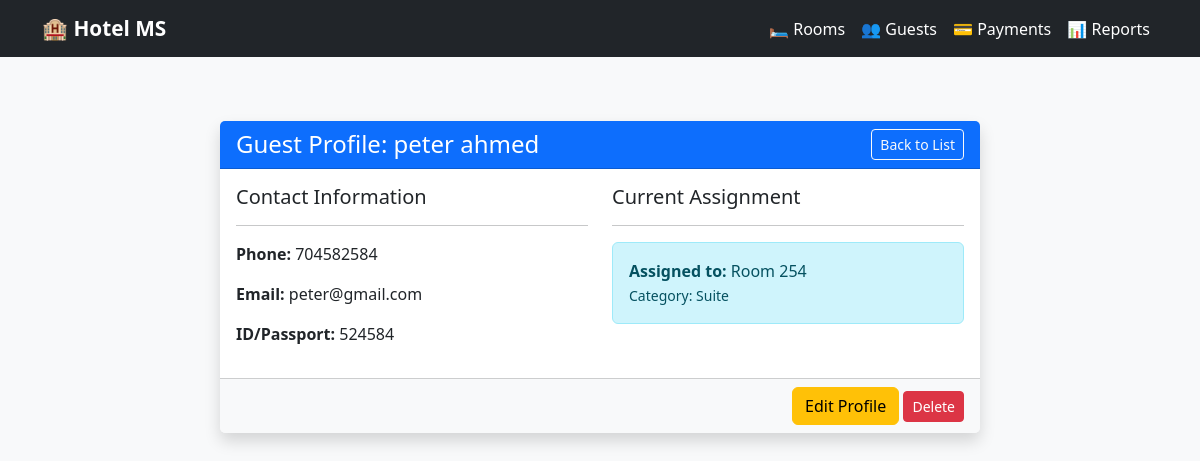
Screenshot of /guests/view/3/ with the database file from the repository.
### guests/models.py (models this page shows, shortened)
class Guest(models.Model):
    first_name = models.CharField(max_length=50)
    last_name = models.CharField(max_length=50)
    phone_number = models.CharField(max_length=17)
    email = models.EmailField(unique=True)
    id_number = models.CharField(max_length=20, unique=True)
    room = models.ForeignKey(Room, on_delete=models.SET_NULL, null=True, blank=True, related_name="guests")

### rooms/models.py (models this page shows, shortened)
class Room(models.Model):
    CATEGORY_CHOICES = [
        ('Single', 'Single'),
        ('Double', 'Double'),
        ('Suite', 'Suite'),
        ('Deluxe', 'Deluxe'),
    ]
    room_number = models.IntegerField(unique=True)
    category = models.CharField(max_length=20, choices=CATEGORY_CHOICES)
    price_per_night = models.DecimalField(max_digits=10, decimal_places=2)
    is_occupied = models.BooleanField(default=False)

### guests/views.py (the view)
# urls.py: path('view/<int:pk>/', views.guest_detail, name='guest_detail'),
def guest_detail(request, pk):
    guest = get_object_or_404(Guest, pk=pk)
    return render(request, 'guest_detail.html', {'guest': guest})

### guests/templates/guest_detail.html (shortened to what this page needs)
{% extends 'base.html' %} {% block content %}
<div class="row justify-content-center mt-5">
  <div class="col-md-8">
    <div class="card shadow border-0">
      <div
        class="card-header bg-primary text-white d-flex justify-content-between align-items-center"
      >
        <h4 class="mb-0">
          Guest Profile: {{ guest.first_name }} {{ guest.last_name }}
        </h4>
        <a href="{% url 'guest_list' %}" class="btn btn-sm btn-outline-light"
          >Back to List</a
        >
      </div>
      <div class="card-body">
        <div class="row">
          <div class="col-md-6">
            <h5>Contact Information</h5>
            <hr />
            <p><strong>Phone:</strong> {{ guest.phone_number }}</p>
            <p><strong>Email:</strong> {{ guest.email }}</p>
            <p><strong>ID/Passport:</strong> {{ guest.id_number }}</p>
          </div>
          <div class="col-md-6">
            <h5>Current Assignment</h5>
            <hr />
            {% if guest.room %}
            <div class="alert alert-info">
              <strong>Assigned to:</strong> Room {{ guest.room.room_number }}<br />
              <small>Category: {{ guest.room.category }}</small>
            </div>
            {% else %}
            <div class="alert alert-secondary">
              <strong>Status:</strong> Not assigned to a room.
            </div>
            {% endif %}
          </div>
        </div>
      </div>
      <div class="card-footer bg-light text-end">
        <a href="{% url 'edit_guest' guest.pk %}" class="btn btn-warning"
          >Edit Profile</a
        >
        <form
          action="{% url 'delete_guest' guest.pk %}"
          method="POST"
          style="display: inline"
        >
          <button
            type="submit"
            class="btn btn-sm btn-danger"
            onclick="
              return confirm('Are you sure you want to delete this guest?');
            "
          >
            Delete
          </button>
        </form>
      </div>
    </div>
  </div>
</div>
{% endblock %}

### templates/base.html (style rules this page uses)
body { background-color: #f8f9fa; }

### rows the page displays
Guest: first_name "peter", last_name "ahmed", phone_number "704582584", email "peter@gmail.com", id_number "524584", room.room_number "254", room.category "Suite"
